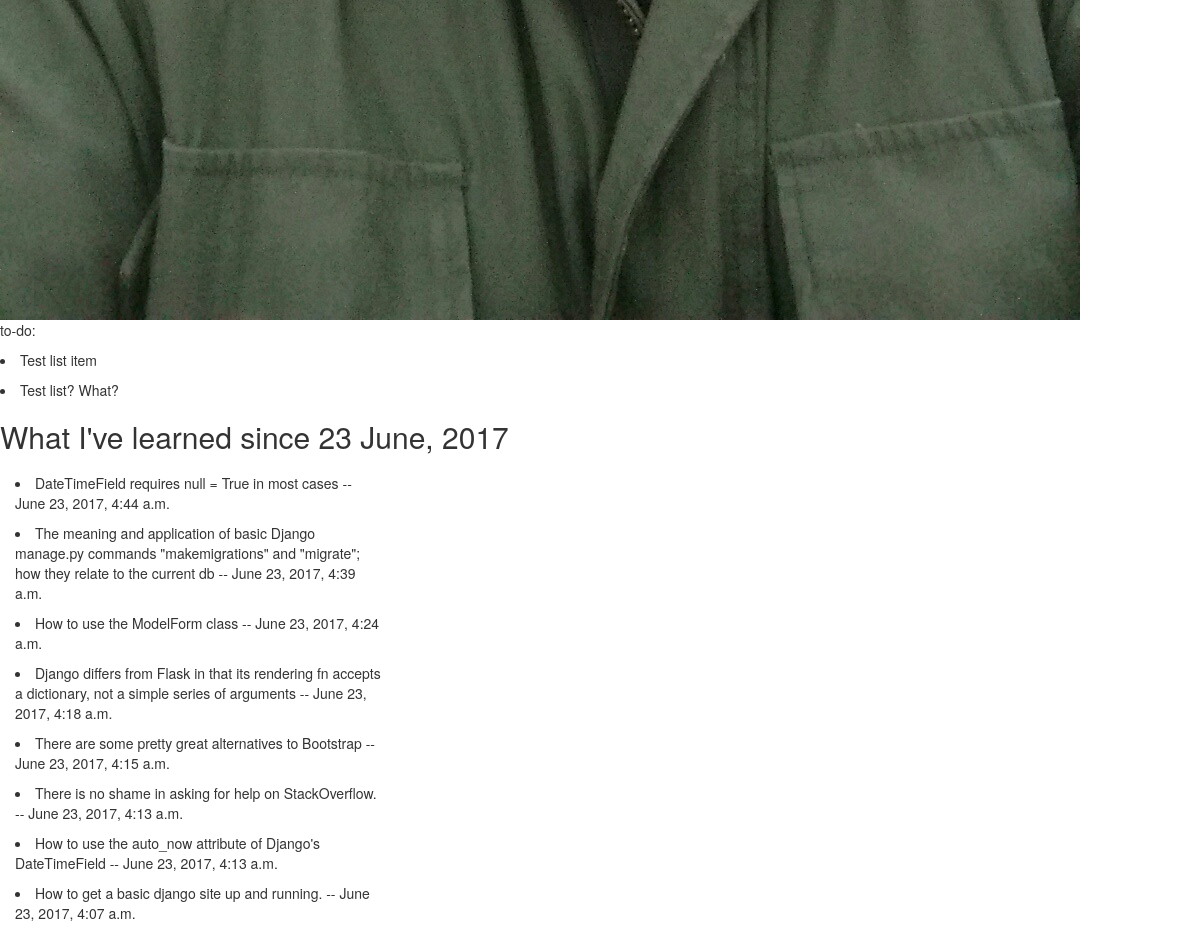
/ (lower part), run on an earlier commit of the app's database.
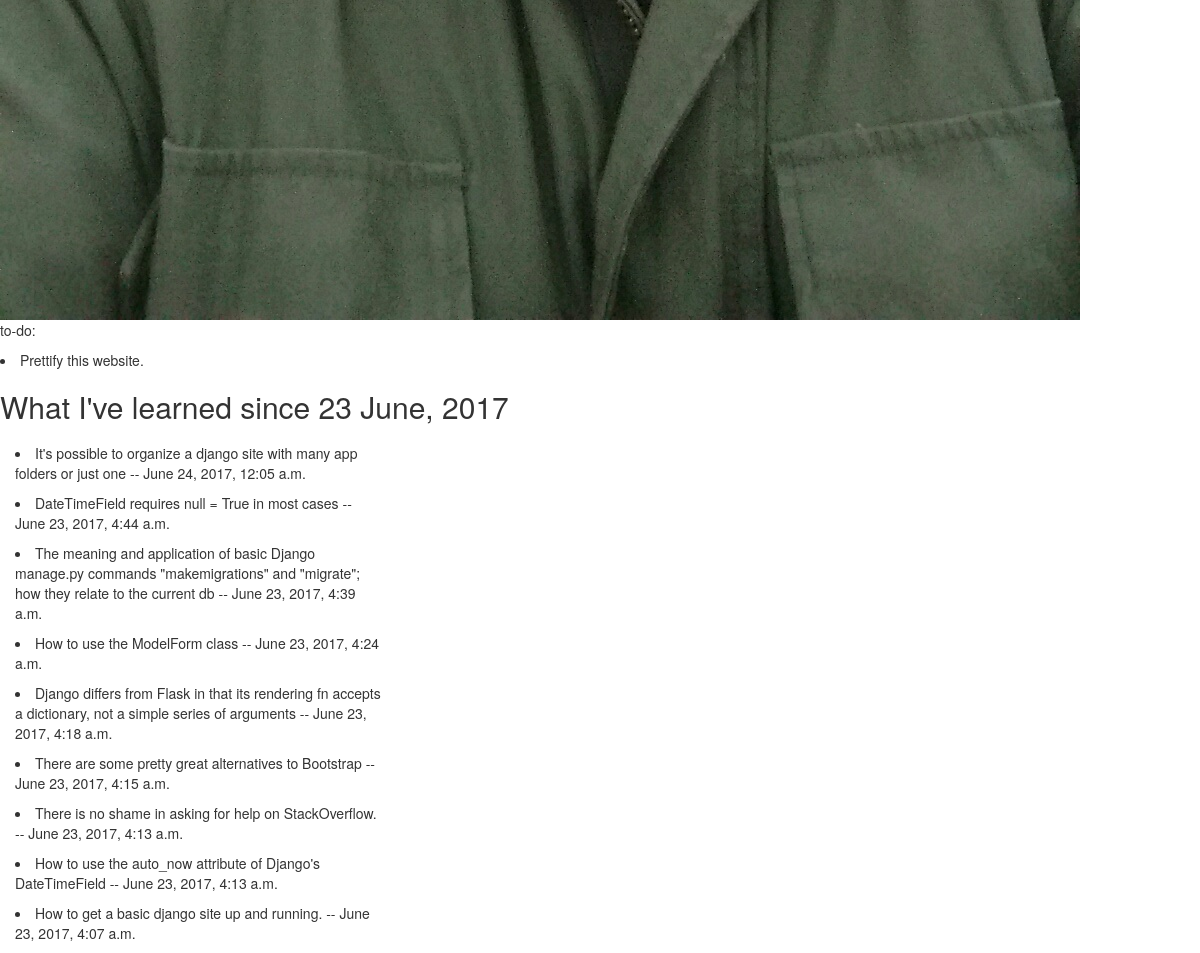
And on a later commit of the database.
### posts/models.py (models this page shows)
class List(models.Model):
    content = models.CharField(max_length = 100)
    pub_date = models.DateTimeField('date published', auto_now = True, null = True)
    def __str__(self):
        return self.content

class Post(models.Model):
    content = models.CharField(max_length = 200)
    pub_date = models.DateTimeField('date published', auto_now = True, null = True)
    def __str__(self):
        return self.content

### posts/views.py (the view)
# urls.py: url(r'^$', views.post, name= 'main')
def post(request ):
    post_list = Post.objects.order_by('id')
    pub_date = Post.pub_date
    to_do_list = List.objects.order_by('id')
    to_do_date = List.pub_date
    return render(request, 'posts/main.html', {
            'post': post_list, 'pub_date' : pub_date,
            'to_do_list':to_do_list, 'to_do_date':to_do_date},
    )

### posts/templates/posts/main.html (shortened to what this page needs)
<head>
  <link rel="stylesheet" href="https://maxcdn.bootstrapcdn.com/bootstrap/3.3.7/css/bootstrap.min.css">
{% load static %}
<img src = '{% static 'posts/mypic.JPG' %}' alt = '?'/>
<div class = 'container-fluid'>
  <div style class = 'row'>
    <div 'col-md-4'>
      <p>to-do:</p>
      {% for i in to_do_list %}
      <li>{{ i }}</li>
      {% endfor %}
      <h2>What I've learned since 23 June, 2017</h2>
    </div>
  </div>
</div>
</head>
<body>
  <div class = 'container-fluid'>
    <div class = 'row'>
      <div class = 'col-sm-4'>
      {% for i in post reversed  %}
      <li>{{ i }} -- {{ i.pub_date }}</li>
      {% endfor %}
      </div>
    </div>
  </div>
</body>

What changed in the data, as far as the page shows it:
removed List: content "Test list item"
removed List: content "Test list? What?"
added List: content "Prettify this website."
added Post: content "It's possible to organize a django site with many app folders or just one", pub_date "June 24, 2017, 12:05 a.m."
